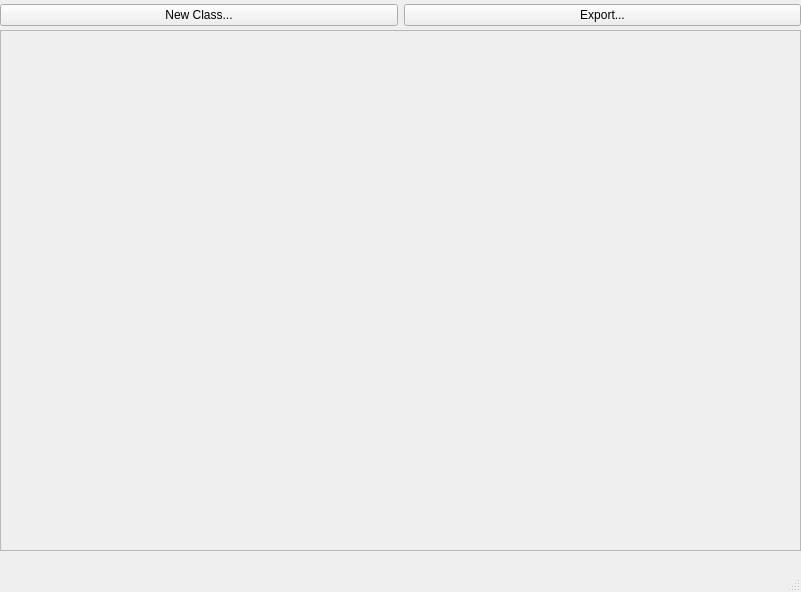
<?xml version="1.0" encoding="UTF-8"?>
<ui version="4.0">
 <class>MainWindow</class>
 <widget class="QMainWindow" name="MainWindow">
  <property name="geometry">
   <rect>
    <x>0</x>
    <y>0</y>
    <width>801</width>
    <height>592</height>
   </rect>
  </property>
  <property name="windowTitle">
   <string>MainWindow</string>
  </property>
  <widget class="QWidget" name="centralwidget">
   <widget class="QWidget" name="horizontalLayoutWidget">
    <property name="geometry">
     <rect>
      <x>0</x>
      <y>0</y>
      <width>801</width>
      <height>31</height>
     </rect>
    </property>
    <layout class="QHBoxLayout" name="horizontalLayout">
     <item>
      <widget class="QPushButton" name="btn_newClass">
       <property name="contextMenuPolicy">
        <enum>Qt::NoContextMenu</enum>
       </property>
       <property name="text">
        <string>New Class...</string>
       </property>
      </widget>
     </item>
     <item>
      <widget class="QPushButton" name="btn_export">
       <property name="text">
        <string>Export...</string>
       </property>
      </widget>
     </item>
    </layout>
   </widget>
   <widget class="QScrollArea" name="scrollArea">
    <property name="geometry">
     <rect>
      <x>0</x>
      <y>30</y>
      <width>801</width>
      <height>521</height>
     </rect>
    </property>
    <property name="widgetResizable">
     <bool>true</bool>
    </property>
    <widget class="QWidget" name="scrollAreaWidgetContents">
     <property name="geometry">
      <rect>
       <x>0</x>
       <y>0</y>
       <width>799</width>
       <height>519</height>
      </rect>
     </property>
    </widget>
   </widget>
  </widget>
  <widget class="QStatusBar" name="statusbar"/>
  <widget class="QMenuBar" name="menubar">
   <property name="geometry">
    <rect>
     <x>0</x>
     <y>0</y>
     <width>801</width>
     <height>20</height>
    </rect>
   </property>
  </widget>
 </widget>
 <resources/>
 <connections/>
</ui>
